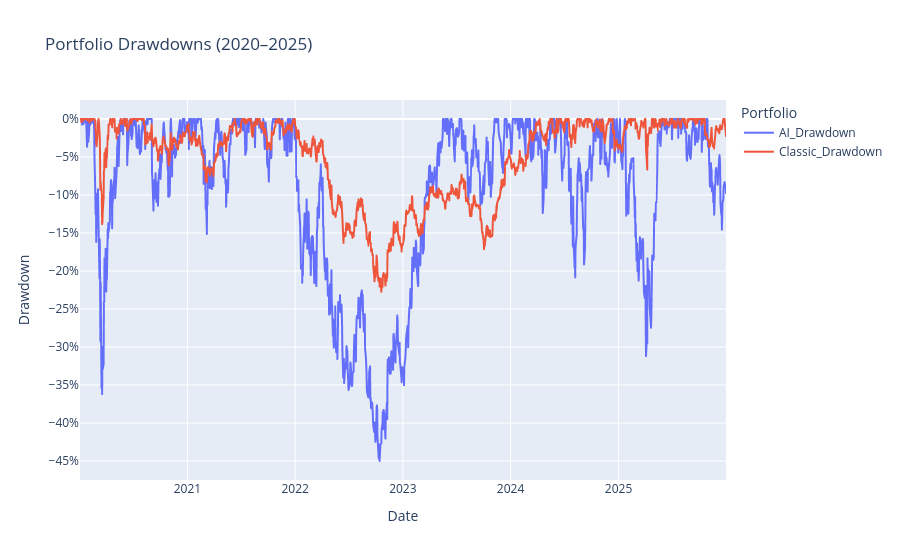

Notebook code cell kept with this figure:
### Code cell
# Drawdowns chart
fig_dd = px.line(
    dd,
    x='Date',
    y=['AI_Drawdown', 'Classic_Drawdown'],
    title='Portfolio Drawdowns (2020–2025)'
)

fig_dd.update_layout(
    xaxis_title='Date',
    yaxis_title='Drawdown',
    legend_title='Portfolio',
    yaxis_tickformat='.0%'
)

fig_dd.show()

### Figure 1 — Plotly figure (JSON) as saved in the notebook; plotly's stock layout.template omitted (floating-point values rounded to 4 significant figures; data arrays with more than 128 entries replaced by an {"elided": "..."} marker saying what was removed)
{"data": [{"hovertemplate": "variable=AI_Drawdown<br>Date=%{x}<br>value=%{y}<extra></extra>", "legendgroup": "AI_Drawdown", "line": {"color": "#636efa", "dash": "solid"}, "marker": {"symbol": "circle"}, "mode": "lines", "name": "AI_Drawdown", "showlegend": true, "type": "scattergl", "x": {"elided": "1507 str values"}, "xaxis": "x", "y": {"elided": "1507 float values"}, "yaxis": "y"}, {"hovertemplate": "variable=Classic_Drawdown<br>Date=%{x}<br>value=%{y}<extra></extra>", "legendgroup": "Classic_Drawdown", "line": {"color": "#EF553B", "dash": "solid"}, "marker": {"symbol": "circle"}, "mode": "lines", "name": "Classic_Drawdown", "showlegend": true, "type": "scattergl", "x": {"elided": "1507 str values"}, "xaxis": "x", "y": {"elided": "1507 float values"}, "yaxis": "y"}], "layout": {"legend": {"title": {"text": "Portfolio"}, "tracegroupgap": 0}, "title": {"text": "Portfolio Drawdowns (2020–2025)"}, "xaxis": {"anchor": "y", "domain": [0, 1], "title": {"text": "Date"}}, "yaxis": {"anchor": "x", "domain": [0, 1], "tickformat": ".0%", "title": {"text": "Drawdown"}}}}
